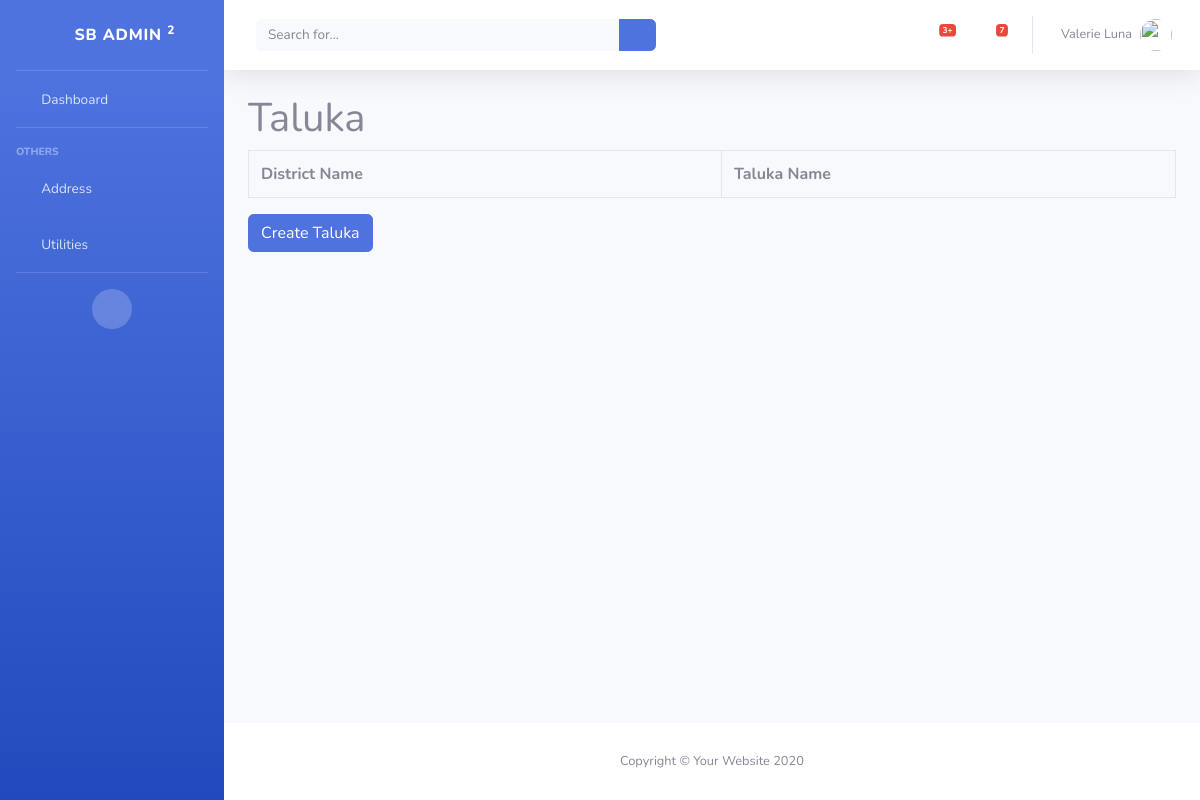
/loan/list-taluka, run on an earlier commit of the app's database.
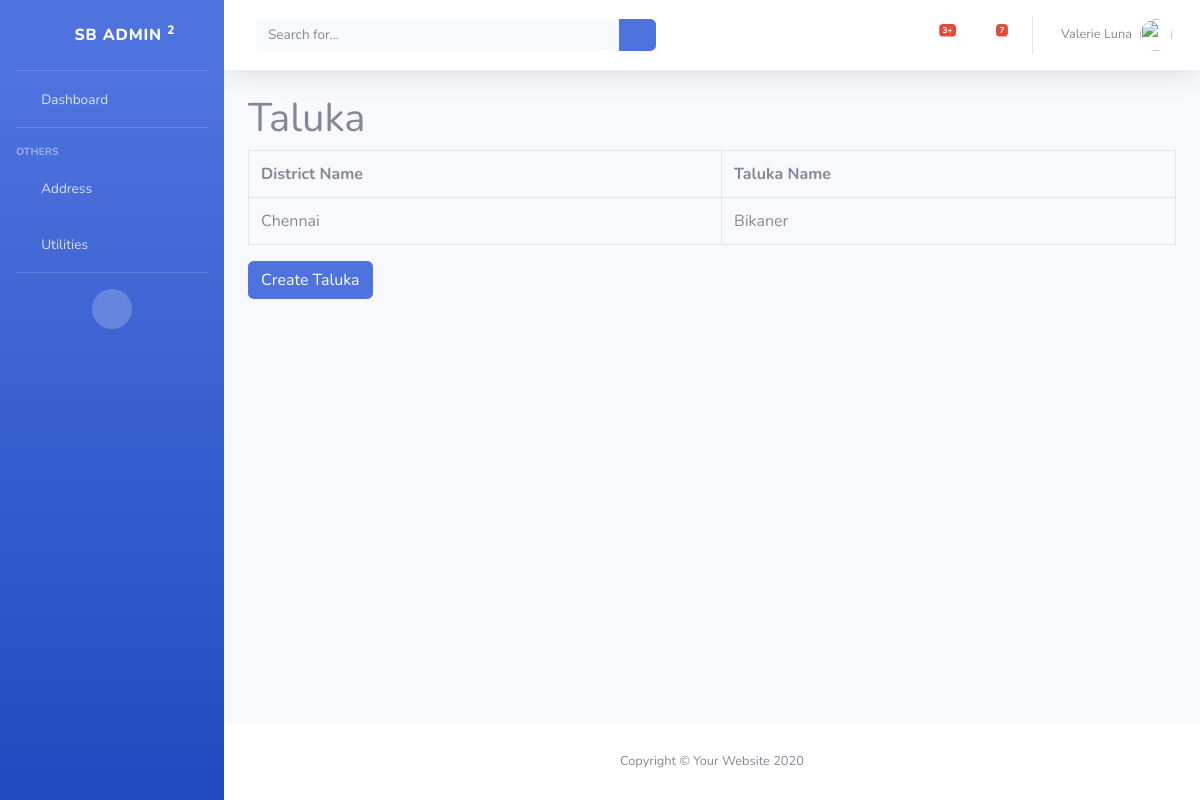
And on a later commit of the database.
### loan/models.py (models this page shows, shortened)
class Taluka(models.Model):
    district_id = models.ForeignKey(District, on_delete=models.CASCADE)
    name = models.CharField(max_length=255)

class District(models.Model):
    name = models.CharField(max_length=255)
    class Meta:
        ordering = ['name']
    def __str__(self):
        return self.name

### loan/views/address.py (the view)
class TalukaListView(ListView):
    model = models.Taluka

### loan/templates/loan/taluka_list.html
{% extends "base_template.html" %}
{% block content %}
<h1>Taluka</h1>
<table class="table table-bordered">
    <tr>
        <th>District Name</th>
        <th>Taluka Name</th>
    </tr>
    {% for taluka in taluka_list %}
    <tr>
        <td>{{taluka.district_id}}</td>
        <td>{{taluka.name}}</td>
    </tr>
    {% endfor %}
</table>
<a href="{% url 'loan:create-taluka' %}" class="btn btn-primary">Create Taluka</a>
{% endblock %}

What changed in the data, as far as the page shows it:
added Taluka: district_id "Chennai", name "Bikaner"
